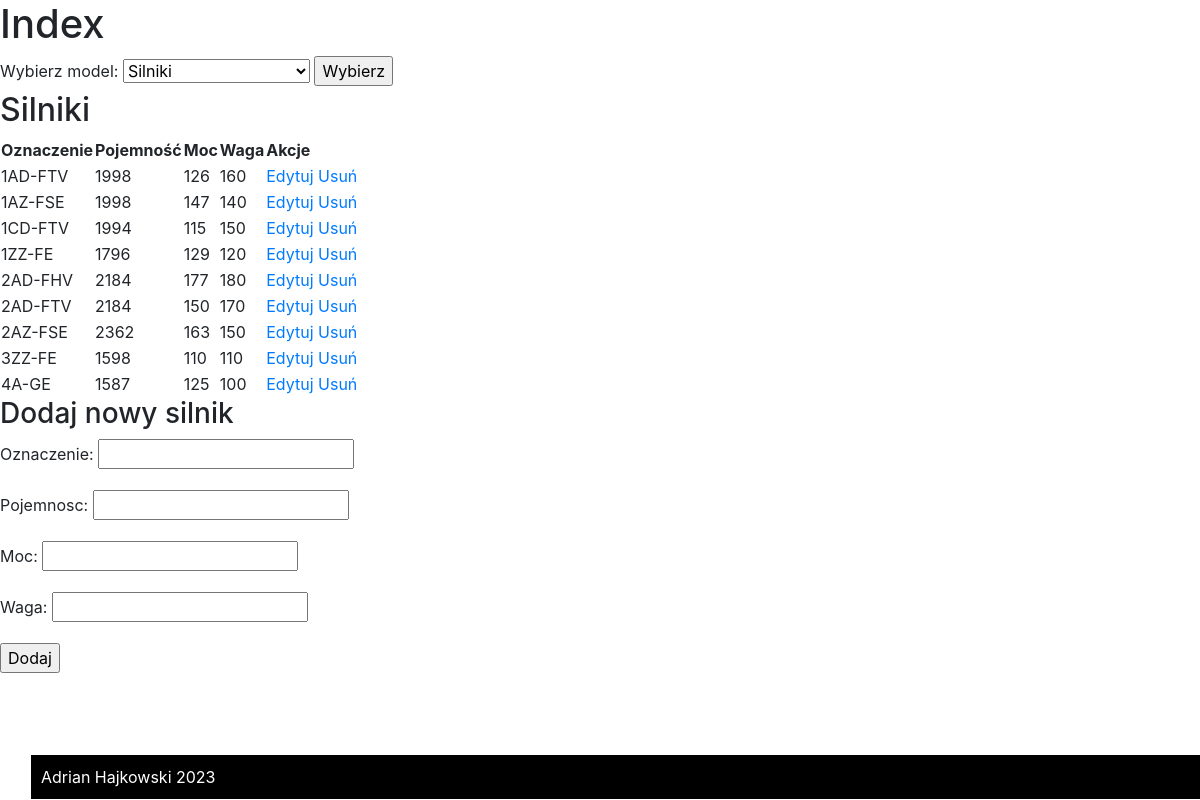
/index, run on the app's committed database.
### myapp/models.py (models this page shows, shortened)
class Silnik(models.Model):
    oznaczenie = models.CharField(max_length=50, validators=[validate_not_empty])
    pojemnosc = models.IntegerField(validators=[validate_not_empty, validate_greater_than_zero])
    moc = models.IntegerField(validators=[validate_not_empty, validate_greater_than_zero])
    waga = models.IntegerField(validators=[validate_not_empty, validate_greater_than_zero])
    objects = models.Manager()
    class Meta:
        verbose_name = "Silnik"
        verbose_name_plural = "Silniki"
        ordering = ['oznaczenie']

### myapp/views.py (the view, shortened to what this page needs)
def index(request):
    selected_model = request.POST.get('model', 'silnik')
    silniki = Silnik.objects.all()
    modele_samochodow = ModelSamochodu.objects.all()
    samochody = Samochod.objects.all()
    form = None
    if selected_model == 'silnik':
        form = SilnikForm()
    elif selected_model == 'model_samochodu':
        form = ModelSamochoduForm()
    elif selected_model == 'samochod':
        form = SamochodForm()
    return render(request, 'index.html', {
        'selected_model': selected_model,
        'silniki': silniki,
        'modele_samochodow': modele_samochodow,
        'samochody': samochody,
        'form': form
    })

### myapp/forms.py (shortened to what this page needs)
class SilnikForm(forms.ModelForm):
    class Meta:
        model = Silnik
        fields = ['oznaczenie','pojemnosc','moc','waga']
        labels = {
            'oznaczenie' : 'Oznaczenie',
            'pojemnosc' : 'Pojemnosc',
            'moc' : 'Moc',
            'waga' : 'Waga'
        }

### templates/index.html (shortened to what this page needs)
{% extends 'base.html' %}
{% block content %}
<h1>Index</h1>
    <form method="post" action="{% url 'index' %}">
        <label for="model">Wybierz model:</label>
        <select name="model" id="model">
            <option value="silnik" {% if selected_model == 'silnik' %}selected{% endif %}>Silniki</option>
        </select>
        <input type="submit" value="Wybierz">
    </form>
    {% if selected_model == 'silnik' %}
        <h2>Silniki</h2>
        <table>
            <thead>
                <tr>
                    <th>Oznaczenie</th>
                    <th>Pojemność</th>
                    <th>Moc</th>
                    <th>Waga</th>
                    <th>Akcje</th>
                </tr>
            </thead>
            <tbody>
                {% for silnik in silniki %}
                <tr>
                    <td>{{ silnik.oznaczenie }}</td>
                    <td>{{ silnik.pojemnosc }}</td>
                    <td>{{ silnik.moc }}</td>
                    <td>{{ silnik.waga }}</td>
                    <td>
                        <a href="{% url 'edit' 'silnik' silnik.id %}">Edytuj</a>
                        <a href="{% url 'delete' 'silnik' silnik.id %}">Usuń</a>
                    </td>
                </tr>
                {% endfor %}
            </tbody>
        </table>
        <h3>Dodaj nowy silnik</h3>
        <form method="post" action="{% url 'index' %}">
            {{ form.as_p }}
            <input type="submit" value="Dodaj">
        </form>
    {% endif %}
{% endblock %}

### templates/base.html (shortened to what this page needs)
<!DOCTYPE html>
{% load static %}
{% load bootstrap4 %}
<html>
<head>
    {%  bootstrap_css %}
    <link rel="stylesheet" href="{% static 'css/styles.css' %}">
</head>
<body>
    <main>
        {% block content %}{% endblock %}
    </main>
    <footer>
        Adrian Hajkowski 2023
    </footer>
</body>
</html>

### static/css/styles.css (style rules this page uses)
footer { position: fixed; bottom: 0; left: 30px; width: 100%; background-color: black; color: white; padding: 10px; border: 1px solid white; }

### data on the page
Silnik: oznaczenie "1AD-FTV", pojemnosc "1998", moc "126", waga "160"
Silnik: oznaczenie "1AZ-FSE", pojemnosc "1998", moc "147", waga "140"
Silnik: oznaczenie "1CD-FTV", pojemnosc "1994", moc "115", waga "150"
Silnik: oznaczenie "1ZZ-FE", pojemnosc "1796", moc "129", waga "120"
Silnik: oznaczenie "2AD-FHV", pojemnosc "2184", moc "177", waga "180"
Silnik: oznaczenie "2AD-FTV", pojemnosc "2184", moc "150", waga "170"
Silnik: oznaczenie "2AZ-FSE", pojemnosc "2362", moc "163", waga "150"
Silnik: oznaczenie "3ZZ-FE", pojemnosc "1598", moc "110", waga "110"
Silnik: oznaczenie "4A-GE", pojemnosc "1587", moc "125", waga "100"
